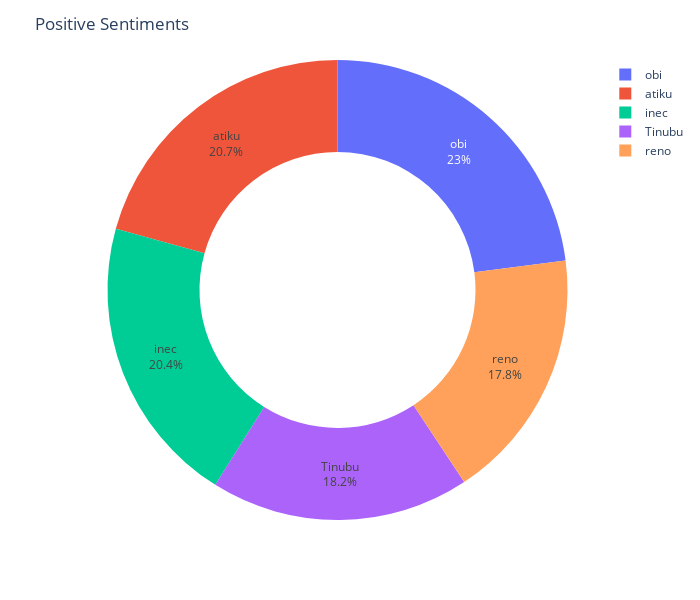

Notebook source saved alongside this figure:
### Code cell
fig =px.pie(pos_sent,names=pos_sent.index,values=pos_sent.sentiment,hole=.6)
fig.update_traces(textposition='inside', textinfo='percent+label')
fig.update_layout(autosize=False, width=700, height=600,title = "Positive Sentiments",)

fig.show()

### Figure 1 — Plotly figure (JSON) as saved in the notebook; plotly's stock layout.template omitted (floating-point values rounded to 4 significant figures)
{"data": [{"domain": {"x": [0, 1], "y": [0, 1]}, "hole": 0.6, "hovertemplate": "name=%{label}<br>sentiment=%{value}<extra></extra>", "labels": ["Tinubu", "atiku", "inec", "obi", "reno"], "legendgroup": "", "name": "", "showlegend": true, "textinfo": "percent+label", "textposition": "inside", "type": "pie", "values": [9807, 11163, 10979, 12369, 9574]}], "layout": {"autosize": false, "height": 600, "legend": {"tracegroupgap": 0}, "margin": {"t": 60}, "title": {"text": "Positive Sentiments"}, "width": 700}}
